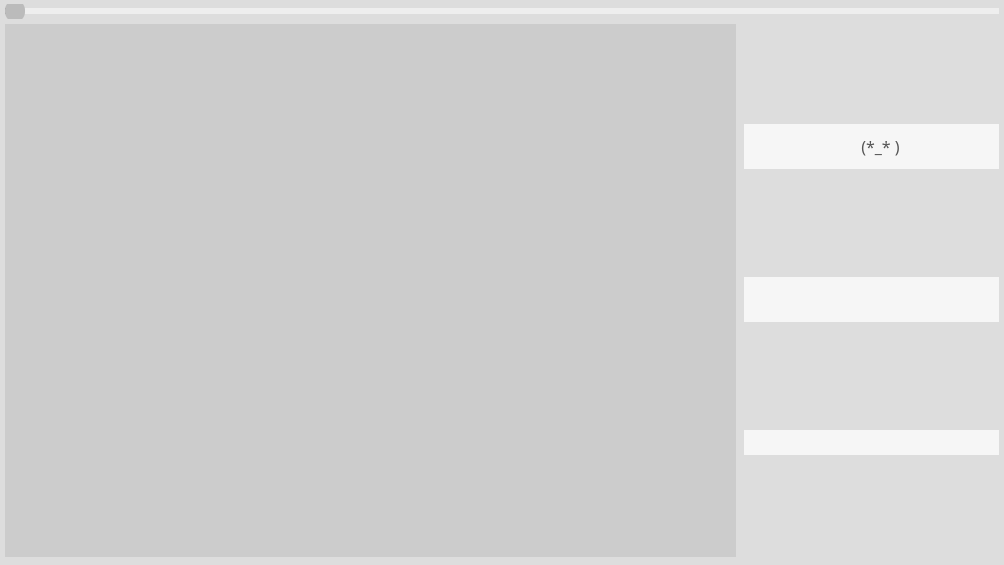
<?xml version="1.0" encoding="UTF-8"?>
<ui version="4.0">
 <class>Form</class>
 <widget class="QWidget" name="Form">
  <property name="geometry">
   <rect>
    <x>0</x>
    <y>0</y>
    <width>1004</width>
    <height>565</height>
   </rect>
  </property>
  <property name="minimumSize">
   <size>
    <width>1004</width>
    <height>565</height>
   </size>
  </property>
  <property name="maximumSize">
   <size>
    <width>16777215</width>
    <height>16777215</height>
   </size>
  </property>
  <property name="font">
   <font>
    <family>RobotoDraft,Helvetica Neue,Helvetica,Arial</family>
   </font>
  </property>
  <property name="mouseTracking">
   <bool>false</bool>
  </property>
  <property name="windowTitle">
   <string>Beat Beat Beat</string>
  </property>
  <property name="styleSheet">
   <string notr="true">background-color:#ddd;
font-family: RobotoDraft, 'Helvetica Neue', Helvetica, Arial;</string>
  </property>
  <layout class="QVBoxLayout" name="verticalLayout_4">
   <property name="spacing">
    <number>0</number>
   </property>
   <property name="leftMargin">
    <number>0</number>
   </property>
   <property name="topMargin">
    <number>0</number>
   </property>
   <property name="rightMargin">
    <number>0</number>
   </property>
   <property name="bottomMargin">
    <number>0</number>
   </property>
   <item>
    <layout class="QVBoxLayout" name="verticalLayout">
     <property name="spacing">
      <number>6</number>
     </property>
     <property name="leftMargin">
      <number>5</number>
     </property>
     <property name="topMargin">
      <number>4</number>
     </property>
     <property name="rightMargin">
      <number>5</number>
     </property>
     <property name="bottomMargin">
      <number>5</number>
     </property>
     <item>
      <widget class="QSlider" name="track_slider">
       <property name="styleSheet">
        <string notr="true">QSlider::groove:horizontal {
background: #777;
height: 6px;
}

QSlider::add-page:horizontal {
background: #eee;
height: 10px;
}

QSlider::handle:horizontal {
background: #bbb;
width: 20px;
height: 20px;
margin-top: -8px;
margin-bottom: -8px;
border-radius: 10px;
}

QSlider::handle:horizontal:hover {
background: #aaa;
}

QSlider::sub-page:horizontal:disabled {
background: #eee;
border-color: #999;
}

QSlider::add-page:horizontal:disabled {
background: #eee;
border-color: #999;
}

QSlider::handle:horizontal:disabled {
background: #eee;
}</string>
       </property>
       <property name="maximum">
        <number>100000</number>
       </property>
       <property name="tracking">
        <bool>false</bool>
       </property>
       <property name="orientation">
        <enum>Qt::Horizontal</enum>
       </property>
       <property name="tickPosition">
        <enum>QSlider::NoTicks</enum>
       </property>
      </widget>
     </item>
    </layout>
   </item>
   <item>
    <layout class="QHBoxLayout" name="center" stretch="8,2">
     <property name="spacing">
      <number>8</number>
     </property>
     <property name="sizeConstraint">
      <enum>QLayout::SetMinimumSize</enum>
     </property>
     <property name="leftMargin">
      <number>5</number>
     </property>
     <property name="topMargin">
      <number>0</number>
     </property>
     <property name="rightMargin">
      <number>5</number>
     </property>
     <property name="bottomMargin">
      <number>8</number>
     </property>
     <item>
      <widget class="QScrollArea" name="scrollArea">
       <property name="sizePolicy">
        <sizepolicy hsizetype="Expanding" vsizetype="Expanding">
         <horstretch>0</horstretch>
         <verstretch>0</verstretch>
        </sizepolicy>
       </property>
       <property name="styleSheet">
        <string notr="true">QWidget{
background: #ccc;
}


    QScrollBar:vertical {
        background: #fff;
        width: 15px;
    }
    QScrollBar::handle:vertical {
        background:rgba(38, 220, 214, 255);
        min-height: 15px;
    }
    QScrollBar::add-line:vertical {
        background: #fff;
        height: 15px;
    }
    QScrollBar::sub-line:vertical {
        background: #fff;
        height: 15px;
    }


    QScrollBar:horizontal {
        background: #fff;
        height: 15px;
    }
    QScrollBar::handle:horizontal {
        background: rgba(38, 220, 214, 255);
        min-width: 15px;
    }
    QScrollBar::add-line:horizontal {
        background: #fff;
        width: 15px;
    }
    QScrollBar::sub-line:horizontal {
        background: #fff;
        width: 15px;
    }
</string>
       </property>
       <property name="frameShape">
        <enum>QFrame::NoFrame</enum>
       </property>
       <property name="frameShadow">
        <enum>QFrame::Raised</enum>
       </property>
       <property name="lineWidth">
        <number>1</number>
       </property>
       <property name="midLineWidth">
        <number>0</number>
       </property>
       <property name="verticalScrollBarPolicy">
        <enum>Qt::ScrollBarAsNeeded</enum>
       </property>
       <property name="horizontalScrollBarPolicy">
        <enum>Qt::ScrollBarAsNeeded</enum>
       </property>
       <property name="widgetResizable">
        <bool>true</bool>
       </property>
       <property name="alignment">
        <set>Qt::AlignCenter</set>
       </property>
       <widget class="QWidget" name="scrollAreaWidgetContents_3">
        <property name="geometry">
         <rect>
          <x>0</x>
          <y>0</y>
          <width>723</width>
          <height>526</height>
         </rect>
        </property>
        <layout class="QVBoxLayout" name="verticalLayout_2">
         <item>
          <layout class="QVBoxLayout" name="plots_layout">
           <property name="spacing">
            <number>5</number>
           </property>
           <property name="topMargin">
            <number>0</number>
           </property>
           <property name="rightMargin">
            <number>0</number>
           </property>
          </layout>
         </item>
         <item>
          <spacer name="verticalSpacer_2">
           <property name="orientation">
            <enum>Qt::Vertical</enum>
           </property>
           <property name="sizeHint" stdset="0">
            <size>
             <width>20</width>
             <height>40</height>
            </size>
           </property>
          </spacer>
         </item>
        </layout>
       </widget>
      </widget>
     </item>
     <item>
      <layout class="QVBoxLayout" name="editors">
       <property name="spacing">
        <number>8</number>
       </property>
       <property name="bottomMargin">
        <number>0</number>
       </property>
       <item>
        <widget class="QWidget" name="horizontalWidget_3" native="true">
         <property name="sizePolicy">
          <sizepolicy hsizetype="Preferred" vsizetype="Maximum">
           <horstretch>0</horstretch>
           <verstretch>0</verstretch>
          </sizepolicy>
         </property>
         <property name="styleSheet">
          <string notr="true">QWidget{
background: #f6f6f6;
}

QPushButton:hover{
	background: rgba(255,255,255,255)
}</string>
         </property>
         <layout class="QHBoxLayout" name="horizontalLayout_3">
          <property name="leftMargin">
           <number>0</number>
          </property>
          <property name="topMargin">
           <number>0</number>
          </property>
          <property name="rightMargin">
           <number>0</number>
          </property>
          <property name="bottomMargin">
           <number>0</number>
          </property>
          <item>
           <widget class="QPushButton" name="play_pause_button">
            <property name="enabled">
             <bool>false</bool>
            </property>
            <property name="sizePolicy">
             <sizepolicy hsizetype="Minimum" vsizetype="Minimum">
              <horstretch>0</horstretch>
              <verstretch>0</verstretch>
             </sizepolicy>
            </property>
            <property name="minimumSize">
             <size>
              <width>46</width>
              <height>0</height>
             </size>
            </property>
            <property name="font">
             <font>
              <family>RobotoDraft,Helvetica Neue,Helvetica,Arial</family>
             </font>
            </property>
            <property name="autoFillBackground">
             <bool>false</bool>
            </property>
            <property name="styleSheet">
             <string notr="true">/*
border: none;
width: 100px;
height: 25px;
background-color: rgb(210, 210, 210);
*/


border: none;</string>
            </property>
            <property name="text">
             <string/>
            </property>
            <property name="icon">
             <iconset>
              <normaloff>:/color/ic_play_circle_fill_color_48dp.png</normaloff>:/color/ic_play_circle_fill_color_48dp.png</iconset>
            </property>
            <property name="iconSize">
             <size>
              <width>30</width>
              <height>30</height>
             </size>
            </property>
            <property name="autoRepeat">
             <bool>false</bool>
            </property>
           </widget>
          </item>
          <item>
           <widget class="QPushButton" name="open_file_button">
            <property name="sizePolicy">
             <sizepolicy hsizetype="Preferred" vsizetype="Minimum">
              <horstretch>0</horstretch>
              <verstretch>0</verstretch>
             </sizepolicy>
            </property>
            <property name="minimumSize">
             <size>
              <width>46</width>
              <height>30</height>
             </size>
            </property>
            <property name="font">
             <font>
              <family>RobotoDraft,Helvetica Neue,Helvetica,Arial</family>
             </font>
            </property>
            <property name="styleSheet">
             <string notr="true">color: #555;
border: none;</string>
            </property>
            <property name="text">
             <string/>
            </property>
            <property name="icon">
             <iconset>
              <normaloff>:/folder_open_grey/ic_folder_open_grey600_48dp.png</normaloff>:/folder_open_grey/ic_folder_open_grey600_48dp.png</iconset>
            </property>
            <property name="iconSize">
             <size>
              <width>30</width>
              <height>30</height>
             </size>
            </property>
           </widget>
          </item>
          <item>
           <widget class="QPushButton" name="time_of_track_label">
            <property name="sizePolicy">
             <sizepolicy hsizetype="Minimum" vsizetype="Minimum">
              <horstretch>0</horstretch>
              <verstretch>0</verstretch>
             </sizepolicy>
            </property>
            <property name="minimumSize">
             <size>
              <width>85</width>
              <height>0</height>
             </size>
            </property>
            <property name="font">
             <font>
              <family>RobotoDraft,Helvetica Neue,Helvetica,Arial</family>
              <pointsize>12</pointsize>
             </font>
            </property>
            <property name="styleSheet">
             <string notr="true">
QPushButton{
  color: #555;
  height: 26px;
  width: 60px;
  border: none;
  padding-left: -20px;
}

QPushButton:hover{
  background: rgba(255,255,255,0)
}</string>
            </property>
            <property name="text">
             <string>(*_* )</string>
            </property>
            <property name="icon">
             <iconset>
              <normaloff>:/time/ic_access_time_gray_48dp.png</normaloff>:/time/ic_access_time_gray_48dp.png</iconset>
            </property>
            <property name="iconSize">
             <size>
              <width>30</width>
              <height>30</height>
             </size>
            </property>
           </widget>
          </item>
          <item>
           <spacer name="horizontalSpacer">
            <property name="orientation">
             <enum>Qt::Horizontal</enum>
            </property>
            <property name="sizeHint" stdset="0">
             <size>
              <width>10</width>
              <height>20</height>
             </size>
            </property>
           </spacer>
          </item>
          <item>
           <spacer name="verticalSpacer">
            <property name="orientation">
             <enum>Qt::Vertical</enum>
            </property>
            <property name="sizeType">
             <enum>QSizePolicy::Fixed</enum>
            </property>
            <property name="sizeHint" stdset="0">
             <size>
              <width>0</width>
              <height>45</height>
             </size>
            </property>
           </spacer>
          </item>
         </layout>
        </widget>
       </item>
       <item>
        <widget class="QWidget" name="horizontalWidget_3" native="true">
         <property name="sizePolicy">
          <sizepolicy hsizetype="Preferred" vsizetype="Maximum">
           <horstretch>0</horstretch>
           <verstretch>0</verstretch>
          </sizepolicy>
         </property>
         <property name="styleSheet">
          <string notr="true">QWidget{
background: #f6f6f6;
}

QPushButton:hover{
	background: rgba(255,255,255,255)
}</string>
         </property>
         <layout class="QHBoxLayout" name="horizontalLayout_4">
          <property name="spacing">
           <number>6</number>
          </property>
          <property name="leftMargin">
           <number>0</number>
          </property>
          <property name="topMargin">
           <number>0</number>
          </property>
          <property name="rightMargin">
           <number>0</number>
          </property>
          <property name="bottomMargin">
           <number>0</number>
          </property>
          <item>
           <widget class="QPushButton" name="perform_algorithm_button">
            <property name="sizePolicy">
             <sizepolicy hsizetype="Preferred" vsizetype="Minimum">
              <horstretch>0</horstretch>
              <verstretch>0</verstretch>
             </sizepolicy>
            </property>
            <property name="minimumSize">
             <size>
              <width>46</width>
              <height>0</height>
             </size>
            </property>
            <property name="styleSheet">
             <string notr="true">color: #555;
height: 26px;
border: none;
</string>
            </property>
            <property name="text">
             <string/>
            </property>
            <property name="icon">
             <iconset>
              <normaloff>:/play_circle_fill_black/ic_play_circle_fill_black_48dp.png</normaloff>:/play_circle_fill_black/ic_play_circle_fill_black_48dp.png</iconset>
            </property>
            <property name="iconSize">
             <size>
              <width>30</width>
              <height>30</height>
             </size>
            </property>
           </widget>
          </item>
          <item>
           <widget class="QPushButton" name="new_code_button">
            <property name="sizePolicy">
             <sizepolicy hsizetype="Preferred" vsizetype="Minimum">
              <horstretch>0</horstretch>
              <verstretch>0</verstretch>
             </sizepolicy>
            </property>
            <property name="minimumSize">
             <size>
              <width>46</width>
              <height>0</height>
             </size>
            </property>
            <property name="styleSheet">
             <string notr="true">color: #555;
height: 26px;
border: none;</string>
            </property>
            <property name="text">
             <string/>
            </property>
            <property name="icon">
             <iconset>
              <normaloff>:/color/ic_note_add_color_48dp.png</normaloff>:/color/ic_note_add_color_48dp.png</iconset>
            </property>
            <property name="iconSize">
             <size>
              <width>30</width>
              <height>30</height>
             </size>
            </property>
           </widget>
          </item>
          <item>
           <widget class="QPushButton" name="open_code_button">
            <property name="sizePolicy">
             <sizepolicy hsizetype="Preferred" vsizetype="Minimum">
              <horstretch>0</horstretch>
              <verstretch>0</verstretch>
             </sizepolicy>
            </property>
            <property name="minimumSize">
             <size>
              <width>46</width>
              <height>0</height>
             </size>
            </property>
            <property name="styleSheet">
             <string notr="true">QPushButton{
  color: #555 ;
  height: 26px;
  border: none;
}</string>
            </property>
            <property name="text">
             <string/>
            </property>
            <property name="icon">
             <iconset>
              <normaloff>:/open/ic_folder_grey600_48dp.png</normaloff>:/open/ic_folder_grey600_48dp.png</iconset>
            </property>
            <property name="iconSize">
             <size>
              <width>30</width>
              <height>30</height>
             </size>
            </property>
           </widget>
          </item>
          <item>
           <widget class="QPushButton" name="save_code_button">
            <property name="sizePolicy">
             <sizepolicy hsizetype="Preferred" vsizetype="Minimum">
              <horstretch>0</horstretch>
              <verstretch>0</verstretch>
             </sizepolicy>
            </property>
            <property name="minimumSize">
             <size>
              <width>46</width>
              <height>0</height>
             </size>
            </property>
            <property name="styleSheet">
             <string notr="true">color: #555;
height: 26px;
border: none;
</string>
            </property>
            <property name="text">
             <string/>
            </property>
            <property name="icon">
             <iconset>
              <normaloff>:/save/ic_save_grey600_48dp.png</normaloff>:/save/ic_save_grey600_48dp.png</iconset>
            </property>
            <property name="iconSize">
             <size>
              <width>30</width>
              <height>30</height>
             </size>
            </property>
           </widget>
          </item>
          <item>
           <widget class="QPushButton" name="del_code_button">
            <property name="sizePolicy">
             <sizepolicy hsizetype="Preferred" vsizetype="Minimum">
              <horstretch>0</horstretch>
              <verstretch>0</verstretch>
             </sizepolicy>
            </property>
            <property name="minimumSize">
             <size>
              <width>46</width>
              <height>0</height>
             </size>
            </property>
            <property name="styleSheet">
             <string notr="true">QPushButton{
  color: #555 ;
  height: 26px;
  border: none;
}
QPushButton:hover{
Url: url(:/color/ic_delete_color_48dp_hover.png);
}</string>
            </property>
            <property name="text">
             <string/>
            </property>
            <property name="icon">
             <iconset>
              <normaloff>:/color/ic_delete_color_48dp.png</normaloff>:/color/ic_delete_color_48dp.png</iconset>
            </property>
            <property name="iconSize">
             <size>
              <width>30</width>
              <height>30</height>
             </size>
            </property>
           </widget>
          </item>
          <item>
           <spacer name="verticalSpacer_3">
            <property name="orientation">
             <enum>Qt::Vertical</enum>
            </property>
            <property name="sizeType">
             <enum>QSizePolicy::Fixed</enum>
            </property>
            <property name="sizeHint" stdset="0">
             <size>
              <width>1</width>
              <height>45</height>
             </size>
            </property>
           </spacer>
          </item>
         </layout>
        </widget>
       </item>
       <item>
        <layout class="QVBoxLayout" name="layout_for_QCodeEdit">
         <property name="sizeConstraint">
          <enum>QLayout::SetMinimumSize</enum>
         </property>
         <item>
          <widget class="QComboBox" name="choice_algorithm_box">
           <property name="font">
            <font>
             <family>RobotoDraft,Helvetica Neue,Helvetica,Arial</family>
             <pointsize>13</pointsize>
             <weight>50</weight>
             <bold>false</bold>
             <stylestrategy>PreferAntialias</stylestrategy>
            </font>
           </property>
           <property name="styleSheet">
            <string notr="true">QComboBox
{
	background: #f6f6f6;
    border: none;
	color: #333;
    height: 25px;
}

QComboBox QListView::item:selected
{
    border-style: none;
    background-color: #ccc;
}

QComboBox::drop-down
{
    width: 20px;
    border-style: none;
    height: 25px;
}
</string>
           </property>
           <property name="maxVisibleItems">
            <number>20</number>
           </property>
           <property name="minimumContentsLength">
            <number>0</number>
           </property>
           <property name="iconSize">
            <size>
             <width>30</width>
             <height>30</height>
            </size>
           </property>
           <property name="modelColumn">
            <number>0</number>
           </property>
          </widget>
         </item>
        </layout>
       </item>
      </layout>
     </item>
    </layout>
   </item>
  </layout>
 </widget>
 <resources/>
 <connections/>
</ui>
